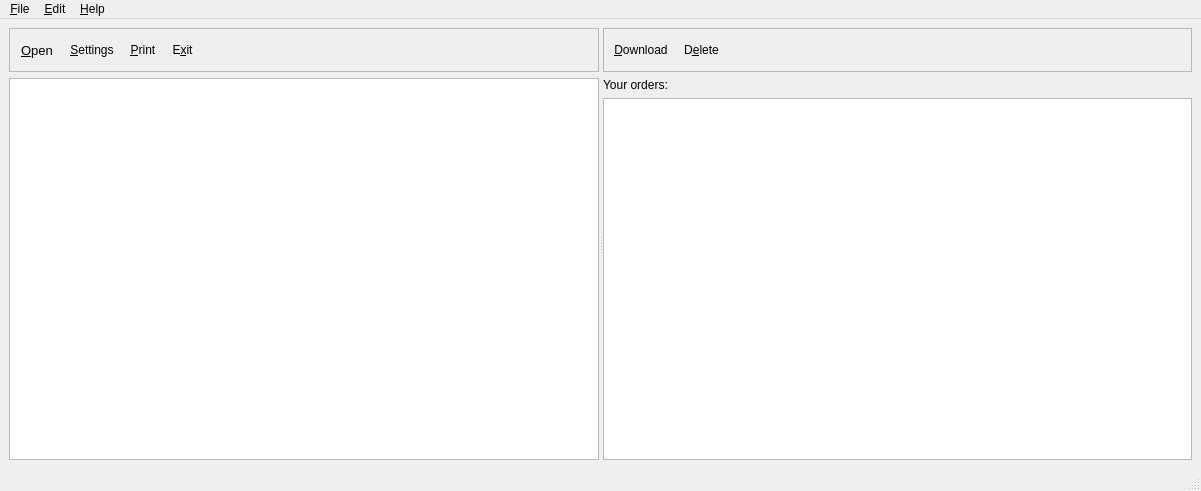
<?xml version="1.0" encoding="UTF-8"?>
<ui version="4.0">
 <class>MainWindow</class>
 <widget class="QMainWindow" name="MainWindow">
  <property name="geometry">
   <rect>
    <x>0</x>
    <y>0</y>
    <width>1201</width>
    <height>491</height>
   </rect>
  </property>
  <property name="windowTitle">
   <string>Memory Portrait Printer 2.0</string>
  </property>
  <widget class="QWidget" name="centralwidget">
   <layout class="QGridLayout" name="gridLayout_3">
    <item row="0" column="0">
     <widget class="QSplitter" name="splitter">
      <property name="orientation">
       <enum>Qt::Horizontal</enum>
      </property>
      <widget class="QWidget" name="layoutWidget">
       <layout class="QVBoxLayout" name="verticalLayout_2">
        <item>
         <widget class="QFrame" name="frame_2">
          <property name="frameShape">
           <enum>QFrame::StyledPanel</enum>
          </property>
          <property name="frameShadow">
           <enum>QFrame::Raised</enum>
          </property>
          <layout class="QGridLayout" name="gridLayout">
           <property name="leftMargin">
            <number>3</number>
           </property>
           <property name="topMargin">
            <number>3</number>
           </property>
           <property name="rightMargin">
            <number>3</number>
           </property>
           <property name="bottomMargin">
            <number>3</number>
           </property>
           <property name="spacing">
            <number>2</number>
           </property>
           <item row="0" column="0">
            <layout class="QHBoxLayout" name="pseudo_bar_2">
             <property name="sizeConstraint">
              <enum>QLayout::SetNoConstraint</enum>
             </property>
             <item>
              <widget class="QToolButton" name="open_btn">
               <property name="sizePolicy">
                <sizepolicy hsizetype="Minimum" vsizetype="Fixed">
                 <horstretch>0</horstretch>
                 <verstretch>0</verstretch>
                </sizepolicy>
               </property>
               <property name="minimumSize">
                <size>
                 <width>0</width>
                 <height>36</height>
                </size>
               </property>
               <property name="maximumSize">
                <size>
                 <width>110</width>
                 <height>16777215</height>
                </size>
               </property>
               <property name="font">
                <font>
                 <pointsize>10</pointsize>
                 <bold>false</bold>
                </font>
               </property>
               <property name="text">
                <string>&amp;Open</string>
               </property>
               <property name="icon">
                <iconset>
                 <normalon>:/images/open-in-new.png</normalon>
                </iconset>
               </property>
               <property name="popupMode">
                <enum>QToolButton::InstantPopup</enum>
               </property>
               <property name="toolButtonStyle">
                <enum>Qt::ToolButtonTextBesideIcon</enum>
               </property>
               <property name="autoRaise">
                <bool>true</bool>
               </property>
              </widget>
             </item>
             <item>
              <widget class="QToolButton" name="settings_btn">
               <property name="sizePolicy">
                <sizepolicy hsizetype="Minimum" vsizetype="Fixed">
                 <horstretch>0</horstretch>
                 <verstretch>0</verstretch>
                </sizepolicy>
               </property>
               <property name="minimumSize">
                <size>
                 <width>0</width>
                 <height>36</height>
                </size>
               </property>
               <property name="maximumSize">
                <size>
                 <width>110</width>
                 <height>16777215</height>
                </size>
               </property>
               <property name="font">
                <font>
                 <bold>false</bold>
                </font>
               </property>
               <property name="text">
                <string>&amp;Settings</string>
               </property>
               <property name="icon">
                <iconset>
                 <normalon>:/images/settings.png</normalon>
                </iconset>
               </property>
               <property name="popupMode">
                <enum>QToolButton::InstantPopup</enum>
               </property>
               <property name="toolButtonStyle">
                <enum>Qt::ToolButtonTextBesideIcon</enum>
               </property>
               <property name="autoRaise">
                <bool>true</bool>
               </property>
              </widget>
             </item>
             <item>
              <widget class="QToolButton" name="print_btn">
               <property name="sizePolicy">
                <sizepolicy hsizetype="Minimum" vsizetype="Fixed">
                 <horstretch>0</horstretch>
                 <verstretch>0</verstretch>
                </sizepolicy>
               </property>
               <property name="minimumSize">
                <size>
                 <width>0</width>
                 <height>36</height>
                </size>
               </property>
               <property name="maximumSize">
                <size>
                 <width>110</width>
                 <height>16777215</height>
                </size>
               </property>
               <property name="font">
                <font>
                 <bold>false</bold>
                </font>
               </property>
               <property name="text">
                <string>&amp;Print</string>
               </property>
               <property name="icon">
                <iconset>
                 <normalon>:/images/printer.png</normalon>
                </iconset>
               </property>
               <property name="popupMode">
                <enum>QToolButton::InstantPopup</enum>
               </property>
               <property name="toolButtonStyle">
                <enum>Qt::ToolButtonTextBesideIcon</enum>
               </property>
               <property name="autoRaise">
                <bool>true</bool>
               </property>
              </widget>
             </item>
             <item>
              <widget class="QToolButton" name="exit_btn">
               <property name="sizePolicy">
                <sizepolicy hsizetype="Minimum" vsizetype="Fixed">
                 <horstretch>0</horstretch>
                 <verstretch>0</verstretch>
                </sizepolicy>
               </property>
               <property name="minimumSize">
                <size>
                 <width>0</width>
                 <height>36</height>
                </size>
               </property>
               <property name="maximumSize">
                <size>
                 <width>110</width>
                 <height>16777215</height>
                </size>
               </property>
               <property name="font">
                <font>
                 <bold>false</bold>
                </font>
               </property>
               <property name="text">
                <string>E&amp;xit</string>
               </property>
               <property name="icon">
                <iconset>
                 <normalon>:/images/exit.png</normalon>
                </iconset>
               </property>
               <property name="popupMode">
                <enum>QToolButton::InstantPopup</enum>
               </property>
               <property name="toolButtonStyle">
                <enum>Qt::ToolButtonTextBesideIcon</enum>
               </property>
               <property name="autoRaise">
                <bool>true</bool>
               </property>
              </widget>
             </item>
             <item>
              <spacer name="horizontalSpacer">
               <property name="orientation">
                <enum>Qt::Horizontal</enum>
               </property>
               <property name="sizeHint" stdset="0">
                <size>
                 <width>40</width>
                 <height>10</height>
                </size>
               </property>
              </spacer>
             </item>
            </layout>
           </item>
          </layout>
         </widget>
        </item>
        <item>
         <widget class="PortraitView" name="graphics_view">
          <property name="sizePolicy">
           <sizepolicy hsizetype="Expanding" vsizetype="Expanding">
            <horstretch>7</horstretch>
            <verstretch>0</verstretch>
           </sizepolicy>
          </property>
         </widget>
        </item>
       </layout>
      </widget>
      <widget class="QWidget" name="layoutWidget">
       <layout class="QVBoxLayout" name="verticalLayout">
        <item>
         <widget class="QFrame" name="frame_3">
          <property name="frameShape">
           <enum>QFrame::StyledPanel</enum>
          </property>
          <property name="frameShadow">
           <enum>QFrame::Raised</enum>
          </property>
          <layout class="QGridLayout" name="gridLayout_2">
           <property name="sizeConstraint">
            <enum>QLayout::SetNoConstraint</enum>
           </property>
           <property name="leftMargin">
            <number>3</number>
           </property>
           <property name="topMargin">
            <number>3</number>
           </property>
           <property name="rightMargin">
            <number>3</number>
           </property>
           <property name="bottomMargin">
            <number>3</number>
           </property>
           <property name="spacing">
            <number>2</number>
           </property>
           <item row="0" column="0">
            <layout class="QHBoxLayout" name="pseudo_bar_1">
             <item>
              <widget class="QToolButton" name="download_btn">
               <property name="sizePolicy">
                <sizepolicy hsizetype="Minimum" vsizetype="Fixed">
                 <horstretch>0</horstretch>
                 <verstretch>0</verstretch>
                </sizepolicy>
               </property>
               <property name="minimumSize">
                <size>
                 <width>0</width>
                 <height>36</height>
                </size>
               </property>
               <property name="maximumSize">
                <size>
                 <width>190</width>
                 <height>16777215</height>
                </size>
               </property>
               <property name="font">
                <font>
                 <bold>false</bold>
                </font>
               </property>
               <property name="text">
                <string>&amp;Download</string>
               </property>
               <property name="icon">
                <iconset>
                 <normalon>:/images/download.png</normalon>
                </iconset>
               </property>
               <property name="popupMode">
                <enum>QToolButton::InstantPopup</enum>
               </property>
               <property name="toolButtonStyle">
                <enum>Qt::ToolButtonTextBesideIcon</enum>
               </property>
               <property name="autoRaise">
                <bool>true</bool>
               </property>
              </widget>
             </item>
             <item>
              <widget class="QToolButton" name="delete_btn">
               <property name="sizePolicy">
                <sizepolicy hsizetype="Minimum" vsizetype="Fixed">
                 <horstretch>0</horstretch>
                 <verstretch>0</verstretch>
                </sizepolicy>
               </property>
               <property name="minimumSize">
                <size>
                 <width>0</width>
                 <height>36</height>
                </size>
               </property>
               <property name="maximumSize">
                <size>
                 <width>190</width>
                 <height>16777215</height>
                </size>
               </property>
               <property name="font">
                <font>
                 <bold>false</bold>
                </font>
               </property>
               <property name="text">
                <string>D&amp;elete</string>
               </property>
               <property name="icon">
                <iconset>
                 <normalon>:/images/trash.png</normalon>
                </iconset>
               </property>
               <property name="popupMode">
                <enum>QToolButton::InstantPopup</enum>
               </property>
               <property name="toolButtonStyle">
                <enum>Qt::ToolButtonTextBesideIcon</enum>
               </property>
               <property name="autoRaise">
                <bool>true</bool>
               </property>
              </widget>
             </item>
             <item>
              <spacer name="horizontalSpacer_2">
               <property name="orientation">
                <enum>Qt::Horizontal</enum>
               </property>
               <property name="sizeHint" stdset="0">
                <size>
                 <width>40</width>
                 <height>10</height>
                </size>
               </property>
              </spacer>
             </item>
            </layout>
           </item>
          </layout>
         </widget>
        </item>
        <item>
         <widget class="QLabel" name="label_3">
          <property name="text">
           <string>Your orders:</string>
          </property>
         </widget>
        </item>
        <item>
         <widget class="QListWidget" name="job_list"/>
        </item>
       </layout>
      </widget>
     </widget>
    </item>
   </layout>
  </widget>
  <widget class="QMenuBar" name="menubar">
   <property name="geometry">
    <rect>
     <x>0</x>
     <y>0</y>
     <width>1201</width>
     <height>25</height>
    </rect>
   </property>
   <widget class="QMenu" name="menuFile">
    <property name="title">
     <string>&amp;File</string>
    </property>
    <addaction name="action_open"/>
    <addaction name="action_download_Center"/>
    <addaction name="separator"/>
    <addaction name="action_print"/>
    <addaction name="separator"/>
    <addaction name="action_exit"/>
   </widget>
   <widget class="QMenu" name="menu_Edit">
    <property name="title">
     <string>&amp;Edit</string>
    </property>
    <addaction name="action_delete"/>
    <addaction name="action_settings"/>
    <addaction name="separator"/>
   </widget>
   <widget class="QMenu" name="menu_Help">
    <property name="title">
     <string>&amp;Help</string>
    </property>
    <addaction name="action_help_help"/>
    <addaction name="action_help_copying"/>
    <addaction name="separator"/>
    <addaction name="action_help_about"/>
   </widget>
   <addaction name="menuFile"/>
   <addaction name="menu_Edit"/>
   <addaction name="menu_Help"/>
  </widget>
  <widget class="QStatusBar" name="statusbar"/>
  <action name="action_open">
   <property name="icon">
    <iconset>
     <normalon>:/images/open-in-new.png</normalon>
    </iconset>
   </property>
   <property name="text">
    <string>&amp;Open</string>
   </property>
   <property name="shortcut">
    <string>Ctrl+O</string>
   </property>
   <property name="iconVisibleInMenu">
    <bool>true</bool>
   </property>
  </action>
  <action name="action_print">
   <property name="icon">
    <iconset>
     <normalon>:/images/printer.png</normalon>
    </iconset>
   </property>
   <property name="text">
    <string>&amp;Print</string>
   </property>
   <property name="shortcut">
    <string>Ctrl+P</string>
   </property>
  </action>
  <action name="action_exit">
   <property name="icon">
    <iconset>
     <normalon>:/images/exit.png</normalon>
    </iconset>
   </property>
   <property name="text">
    <string>E&amp;xit</string>
   </property>
   <property name="shortcut">
    <string>Ctrl+X</string>
   </property>
  </action>
  <action name="action_settings">
   <property name="icon">
    <iconset>
     <normalon>:/images/settings.png</normalon>
    </iconset>
   </property>
   <property name="text">
    <string>&amp;Settings</string>
   </property>
   <property name="shortcut">
    <string>Ctrl+T</string>
   </property>
  </action>
  <action name="action_help_help">
   <property name="text">
    <string>&amp;Help</string>
   </property>
   <property name="shortcut">
    <string>Ctrl+H</string>
   </property>
  </action>
  <action name="action_help_about">
   <property name="text">
    <string>&amp;About</string>
   </property>
   <property name="toolTip">
    <string>About</string>
   </property>
  </action>
  <action name="action_download_Center">
   <property name="icon">
    <iconset>
     <normalon>:/images/download.png</normalon>
    </iconset>
   </property>
   <property name="text">
    <string>&amp;Download</string>
   </property>
   <property name="shortcut">
    <string>Ctrl+I</string>
   </property>
  </action>
  <action name="action_help_copying">
   <property name="text">
    <string>Cop&amp;ying</string>
   </property>
   <property name="shortcut">
    <string>Ctrl+G</string>
   </property>
  </action>
  <action name="action_delete">
   <property name="icon">
    <iconset>
     <normalon>:/images/trash.png</normalon>
    </iconset>
   </property>
   <property name="text">
    <string>D&amp;elete</string>
   </property>
   <property name="shortcut">
    <string>Ctrl+D</string>
   </property>
  </action>
 </widget>
 <customwidgets>
  <customwidget>
   <class>PortraitView</class>
   <extends>QGraphicsView</extends>
   <header>portraitview.h</header>
  </customwidget>
 </customwidgets>
 <resources/>
 <connections>
  <connection>
   <sender>action_exit</sender>
   <signal>triggered()</signal>
   <receiver>MainWindow</receiver>
   <slot>close()</slot>
   <hints>
    <hint type="sourcelabel">
     <x>-1</x>
     <y>-1</y>
    </hint>
    <hint type="destinationlabel">
     <x>469</x>
     <y>306</y>
    </hint>
   </hints>
  </connection>
 </connections>
</ui>
